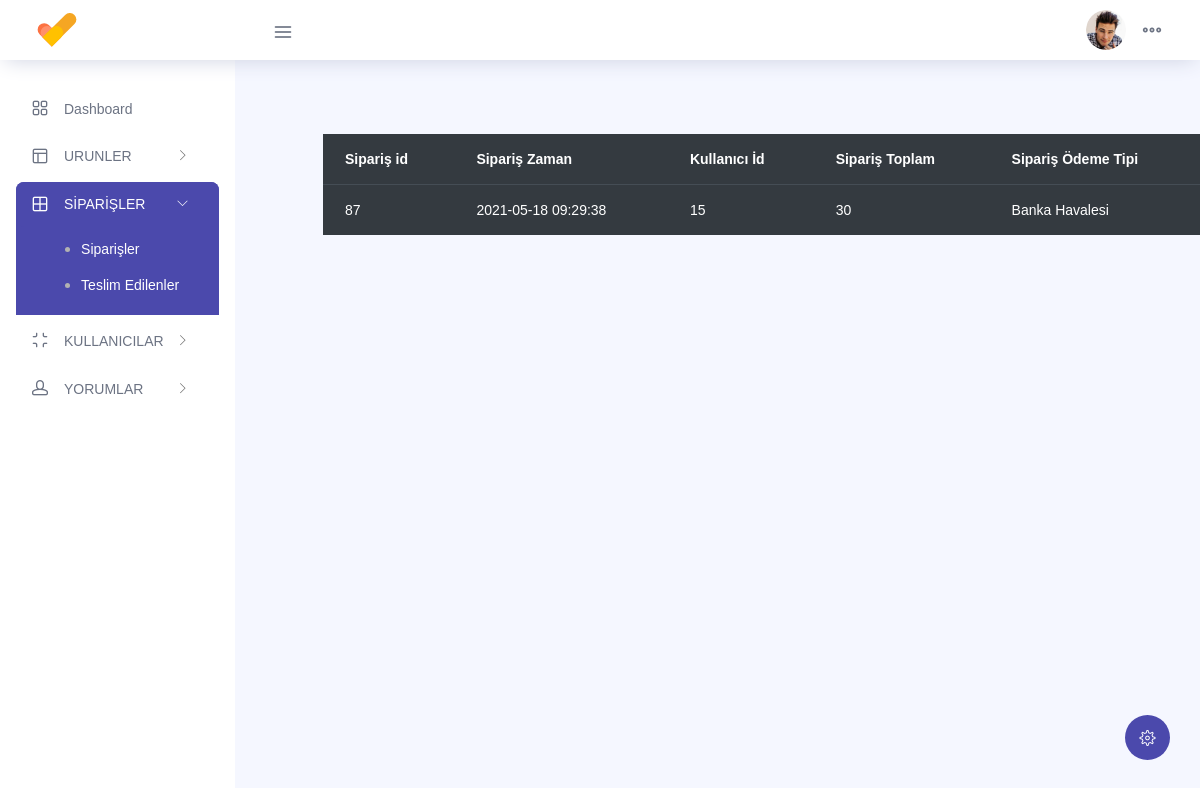
Page /admin_paneli/teslim_edilenler.php on the committed database.
### tables this page shows
CREATE TABLE `siparis_teslim` (
  `siparis_teslim_id` int(11) NOT NULL,
  `siparis_id` int(11) NOT NULL,
  `siparis_zaman` varchar(20) NOT NULL DEFAULT current_timestamp(),
  `kullanici_id` int(11) NOT NULL,
  `siparis_toplam` float NOT NULL,
  `siparis_tip` varchar(32) NOT NULL
);

### admin_paneli/teslim_edilenler.php (the view, shortened to what this page needs)
<?php include("../baglan.php"); ?>
<?php
require("ust_dash.php");?>
    <?php
require("sol_dash.php");?>
<?php
$siparissor = $db->prepare("SELECT * FROM siparis_teslim ");
$siparissor->execute();
?>
<div class="main-panel">
        <div class="content-wrapper">
          <div class="row">
            <div class="col-md-12 grid-margin">
              <div class="row">
                <div class="col-12 col-xl-8 mb-4 mb-xl-0">
                     <div class="card-body">
                  <div class="table-responsive pt-3">
                    <table class="table table-dark">
                      <thead>
                        <tr>
                          <th>
                            Sipariş id
                          </th>
                          <th>
                            Sipariş Zaman
                          </th>
                          <th>
                           Kullanıcı İd
                          </th>
                          <th>
                           Sipariş Toplam
                          </th>
                          <th>
                           Sipariş Ödeme Tipi
                          </th>
                        </tr>
                      </thead>
                      <tbody>
                    <?php
                    while ($sipariscek = $siparissor->fetch(PDO::FETCH_ASSOC)) { ?>
                      <tr>
                        <td>
                          <?php echo $sipariscek['siparis_id'] ?>
                        </td>
                        <td>
                          <?php echo $sipariscek['siparis_zaman'] ?>
                        </td>
                        <td>
                          <?php echo $sipariscek['kullanici_id'] ?>
                        </td>
                        <td>
                          <?php echo $sipariscek['siparis_toplam'] ?>
                        </td>
                        <td>
                          <?php echo $sipariscek['siparis_tip'] ?>
                        </td>
                      </tr>
                      <?php }
                     ?>
                      </tbody>
                    </table>
                  </div>
                </div>
              </div>
            </div>
        </div>
      </div>
   </div>
 </div>
<?php
require("alt_dash.php");
?>

### rows in the picture
siparis_teslim: siparis "87", siparis_zaman "2021-05-18 09:29:38", kullanici "15", siparis_toplam "30", siparis_tip "Banka Havalesi"
